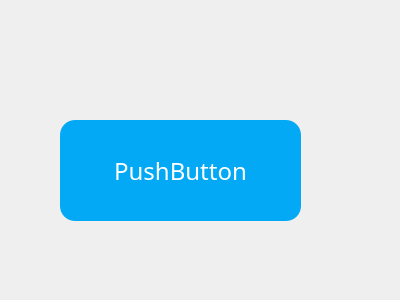
<?xml version="1.0" encoding="UTF-8"?>
<ui version="4.0">
 <class>Form1</class>
 <widget class="QWidget" name="Form1">
  <property name="geometry">
   <rect>
    <x>0</x>
    <y>0</y>
    <width>400</width>
    <height>300</height>
   </rect>
  </property>
  <property name="windowTitle">
   <string>Form</string>
  </property>
  <property name="styleSheet">
   <string notr="true">*{
font-size:24px;
font-family:sans-serif;
}
#Widget{   
background-image:url(D:/pictures/yudi.jpg)
}
QFrame{
background:rgba(0,0,0,0.8);
border-radius:15px;
}
QPushButton{
background:#03a9f4;
color:#fff;
border-radius:15px;
}
QLineEdit{
border-radius:15px;
color:#03a9f4;
}
QLabel{
color:#fff;
background:transparent;
font-size:30px;
}</string>
  </property>
  <widget class="QPushButton" name="pushButton">
   <property name="geometry">
    <rect>
     <x>60</x>
     <y>120</y>
     <width>241</width>
     <height>101</height>
    </rect>
   </property>
   <property name="text">
    <string>PushButton</string>
   </property>
  </widget>
 </widget>
 <resources/>
 <connections/>
</ui>
